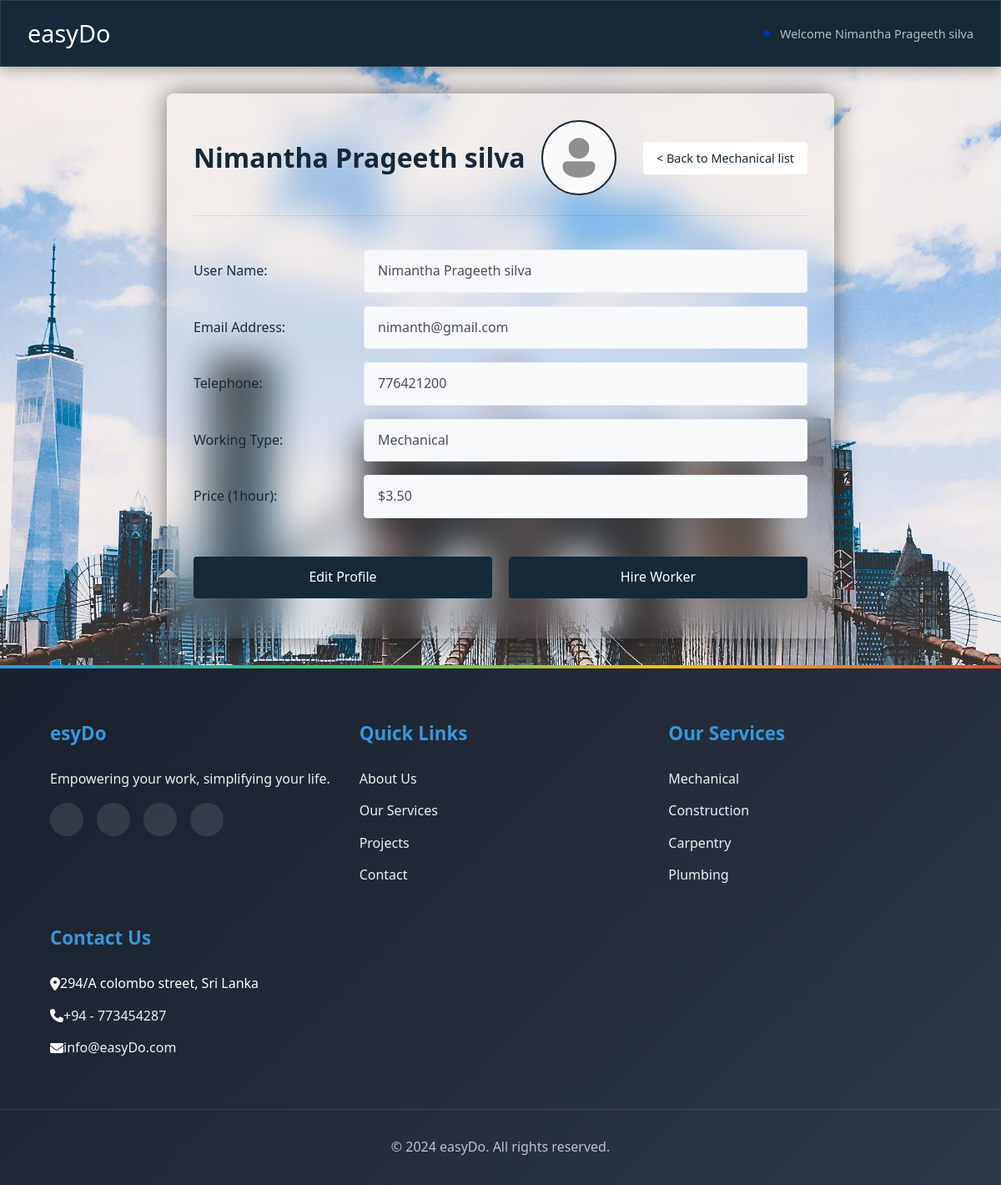
The page /profile-mechanical.php?user_id=2 (signed in) on the database its author committed.
### tables this page shows
CREATE TABLE `workers` (
  `id` int(100) NOT NULL,
  `user_name` varchar(50) NOT NULL,
  `nic` int(10) NOT NULL,
  `email` varchar(50) NOT NULL,
  `tel_num` int(10) NOT NULL,
  `work_type` varchar(40) NOT NULL,
  `password` varchar(40) NOT NULL,
  `last_login` datetime NOT NULL,
  `is_deleted` tinyint(1) NOT NULL
);

### profile-mechanical.php (the view, shortened to what this page needs)
<?php
require_once('includes/connection.php');
$user_name = '';
$email = '';
$tel_num = '';
$work_type = '';
$user_id = '';
if (isset($_GET['user_id'])) {
    $user_id = mysqli_real_escape_string($connection, $_GET['user_id']);
    $query = "SELECT * FROM workers WHERE id = {$user_id} LIMIT 1";
    $result_set = mysqli_query($connection, $query);
    if($result_set) {
        if(mysqli_num_rows($result_set) == 1) {
            $result = mysqli_fetch_assoc($result_set);
            $user_name = $result['user_name'];
            $email = $result['email'];
            $tel_num = $result['tel_num'];
            $work_type = $result['work_type'];
        } else {
            header('Location: mechanical.php?err=user_not_found');
            exit();
        }
    } else {
        header('Location: mechanical.php?err=query_failed');
        exit();
    }
}
?>
<!DOCTYPE html>
<html lang="en">
<head>
    <link rel="stylesheet" href="css/profile.css">
</head>
<body>
    <header>
        <div class="appname"><a href="service.php"><h2>easyDo</h2></a></div>
        <div class="loggedin">Welcome <?php echo htmlspecialchars($user_name); ?></div>
    </header>
    <main>
        <div class="profile-header">
            <h1><?php echo htmlspecialchars($user_name); ?></h1>
            <div class="profile-actions">
                <div class="pic">
                    <img src="images/icon.png" class="pimg" alt="Profile Icon">
                </div>
                <a href="mechanical.php" class="back-link">< Back to Mechanical list</a>
            </div>
        </div>
        <div class="profile-container">
            <div class="profile-info">
                <div class="info-row">
                    <label>User Name:</label>
                    <span><?php echo htmlspecialchars($user_name); ?></span>
                </div>
                <div class="info-row">
                    <label>Email Address:</label>
                    <span><?php echo htmlspecialchars($email); ?></span>
                </div>
                <div class="info-row">
                    <label>Telephone:</label>
                    <span><?php echo htmlspecialchars($tel_num); ?></span>
                </div>
                <div class="info-row">
                    <label>Working Type:</label>
                    <span><?php echo htmlspecialchars($work_type); ?></span>
                </div>
                <div class="info-row">
                    <label>Price (1hour):</label>
                    <span>$3.50</span>
                </div>
            </div>
            <div class="button-container">
                <a href="modify-mechanical.php?user_id=<?php echo htmlspecialchars($user_id); ?>" class="button">
                    Edit Profile
                </a>
                <a href="pay.php?user_id=<?php echo htmlspecialchars($user_id); ?>" class="button">
                    Hire Worker
                </a>
            </div>
        </div>
    </main>
    <?php include('includes/footer.php'); ?>
</body>
</html>

### css/profile.css (style rules this page uses)
* { margin: 0; padding: 0; box-sizing: border-box; }
body { background: url(img/construction.jpg) no-repeat; background-size: cover; background-position: center; line-height: 1.6; color: #333; min-height: 100vh; font-family: 'Poppins', 'Segoe UI', sans-serif; }
header { background: #162938; width: 100%; padding: 1rem 2rem; box-shadow: 0 4px 15px rgba(0, 0, 0, 0.3); display: flex; justify-content: space-between; align-items: center; margin-bottom: 2rem; border: 1px solid rgba(255, 255, 255, 0.1); }
a { text-decoration: none; }
.appname h2 { color: #ffffff; font-size: 1.8rem; font-weight: 500; }
.loggedin { color: #b2bec3; font-size: 0.9rem; position: relative; padding-left: 20px; }
.loggedin::before { content: ''; position: absolute; left: 0; top: 50%; width: 8px; height: 8px; background: #0031b8; border-radius: 50%; transform: translateY(-50%); }
main { max-width: 800px; margin: 2rem auto; padding: 2rem; backdrop-filter: blur(20px); background: transparent; border-radius: 8px; box-shadow: 0 0 30px rgba(0, 0, 0, .5); }
.profile-header { display: flex; justify-content: space-between; align-items: center; margin-bottom: 2.5rem; padding-bottom: 1.5rem; border-bottom: 1px solid rgba(22, 41, 56, 0.1); }
.profile-header h1 { font-size: 2rem; color: #162938; font-weight: 600; }
.profile-actions { display: flex; align-items: center; gap: 2rem; }
.back-link { color: #162938; padding: 0.5rem 1rem; background-color: #ffffff; border-radius: 4px; font-size: 0.9rem; transition: background-color 0.2s; }
.pic { display: flex; align-items: center; }
.pimg { width: 90px; height: 90px; border-radius: 50%; border: 2px solid #162938; padding: 2px; background-color: white; }
.profile-container { position: relative; padding-bottom: 80px; }
.profile-info { margin-bottom: 2rem; }
.info-row { display: grid; grid-template-columns: 180px 1fr; gap: 1.5rem; margin-bottom: 1rem; align-items: center; }
.info-row label { font-weight: 500; color: #162938; }
.info-row span { padding: 0.75rem 1rem; background-color: #f8f9fa; border-radius: 4px; border: 1px solid #e9ecef; color: #495057; }
.button-container { position: absolute; bottom: 0; left: 0; right: 0; display: flex; justify-content: space-between; gap: 20px; padding: 1rem 0; }
.button { flex: 1; display: flex; justify-content: center; align-items: center; padding: 12px 0; background-color: #162938; color: #ffffff; border: none; border-radius: 4px; font-size: 1rem; font-weight: 500; transition: background-color 0.3s; }

### rows shown on the page
workers: user_name "Nimantha Prageeth silva", email "nimanth@gmail.com", tel_num "776421200", work_type "Mechanical"
